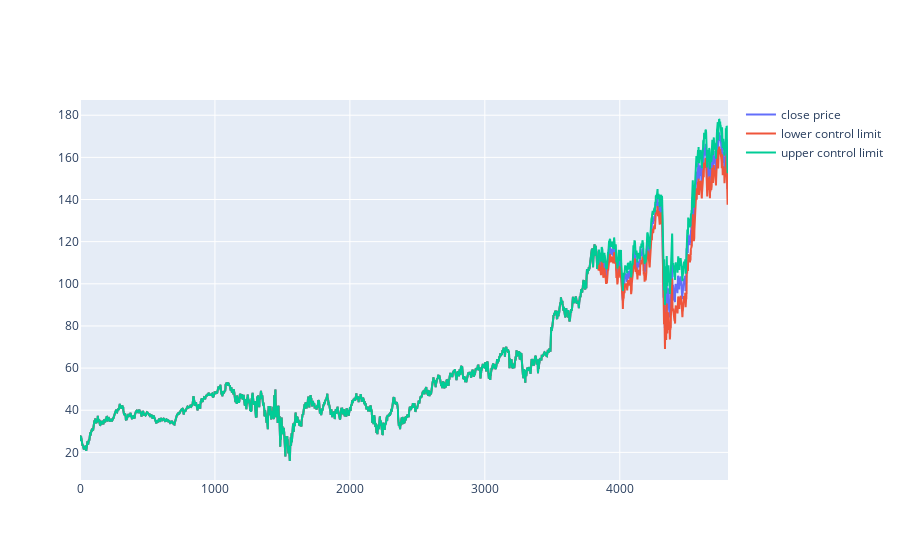

Notebook code cell kept with this figure:
### Code cell
fig = go.Figure()
fig.add_trace(go.Scatter(x=data.index, y=data['close'], mode='lines', name='close price'))
fig.add_trace(go.Scatter(x=df.index, y=df['lcl'], mode='lines', name='lower control limit'))
fig.add_trace(go.Scatter(x=df.index, y=df['ucl'], mode='lines', name='upper control limit'))
# fig.add_trace(go.Scatter(x=df.index[2316:2416], y=preds, mode='lines', name='predictions'))


# fig.update_xaxes(range=["2009-11-01", "2021-11-01"])
# fig.update_yaxes(range=[500, 2500])

### Figure 1 — Plotly figure (JSON) as saved in the notebook; plotly's stock layout.template omitted (floating-point values rounded to 4 significant figures; data arrays with more than 128 entries replaced by an {"elided": "..."} marker saying what was removed)
{"data": [{"mode": "lines", "name": "close price", "type": "scatter", "x": {"elided": "4803 int values"}, "y": {"elided": "4803 float values"}}, {"mode": "lines", "name": "lower control limit", "type": "scatter", "x": {"elided": "4802 int values"}, "y": {"elided": "4802 float values"}}, {"mode": "lines", "name": "upper control limit", "type": "scatter", "x": {"elided": "4802 int values"}, "y": {"elided": "4802 float values"}}], "layout": {}}
